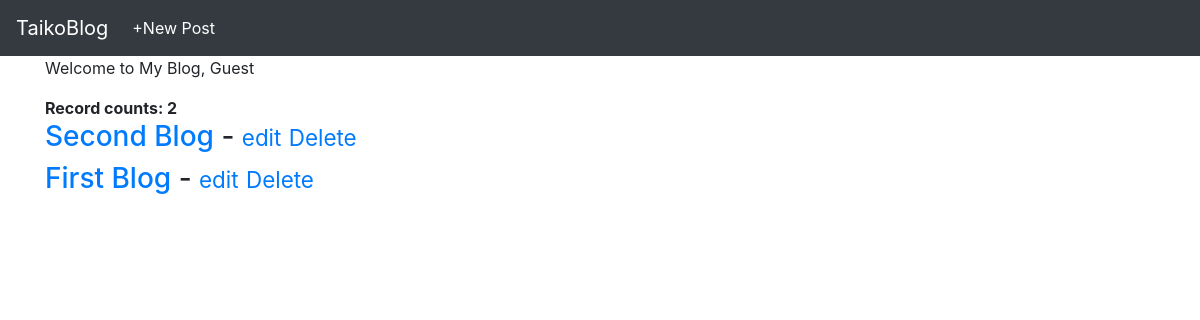
The app's page /, older data.
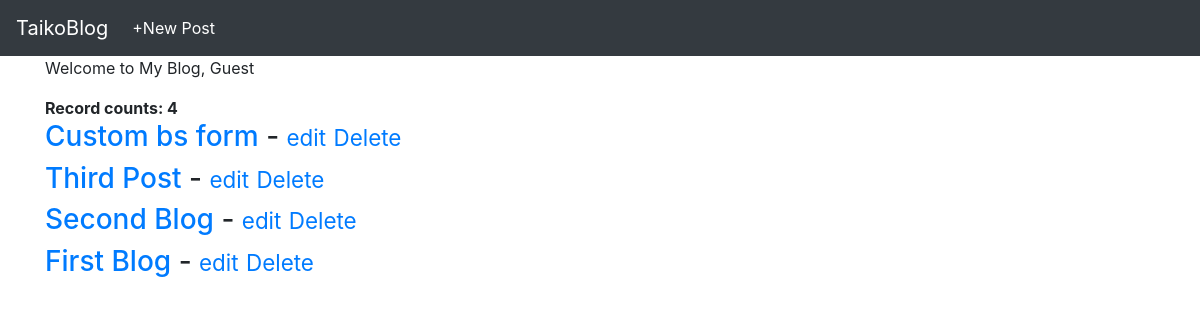
The same page, newer data.
### taikoblogapp/models.py (models this page shows, shortened)
class Post(models.Model):
    title = models.CharField(max_length=255)
    author = models.ForeignKey(User, on_delete=models.CASCADE)
    body = models.TextField()
    status = models.CharField(max_length=12, null=True, blank=True)
    post_date = models.DateField(auto_now_add=True)

### taikoblogapp/views.py (the view)
# urls.py: path('', HomeView.as_view(), name="home"),
class HomeView(ListView):
    model = Post
    template_name = 'home.html'
    ordering = ['-id']

### taikoblogapp/templates/home.html (shortened to what this page needs)
{% extends 'base.html' %}
{% block content %}
    <p>Welcome to My Blog,
        {% if user.is_authenticated %}
           <strong> {{ user.username | capfirst }} </strong>
        {% else %}
            Guest
        {% endif %}
    </p>
    <strong>Record counts: {{post_list | length}}</strong>
    {% for post in post_list %}
        <h3><a href="{% url 'article-detail' post.pk %}"> {{ post.title }}
        </a> -  <a href="{% url 'update-post' post.pk %}"><small>edit</small></a>
        <a href="{% url 'delete-post' post.pk %}"><small>Delete</small></a></h3>
    {% endfor %}
{%endblock %}

### taikoblogapp/templates/base.html (shortened to what this page needs)
<!doctype html>
<html lang="en">
  <head>
    <link rel="stylesheet" href="https://stackpath.bootstrapcdn.com/bootstrap/4.5.0/css/bootstrap.min.css">
  </head>
  <body>
    <nav class="navbar navbar-expand-lg navbar-dark bg-dark">
      <a class="navbar-brand" href="{% url 'home' %}">TaikoBlog</a>
      <div class="collapse navbar-collapse" id="navbarSupportedContent">
        <ul class="navbar-nav mr-auto">
          <li class="nav-item active">
            <a class="nav-link" href="{% url 'add-post' %}">+New Post</a>
          </li>
        </ul>
      </div>
    </nav>
    <div class="container" >
        {% block content%}
        {% endblock %}
    </div>
  </body>
</html>

Row changes from the older to the newer data that the page shows:
added Post: title "Custom bs form"
added Post: title "Third Post"
Text that changed along with them:
{{ post_list | length }}: "2" → "4"
